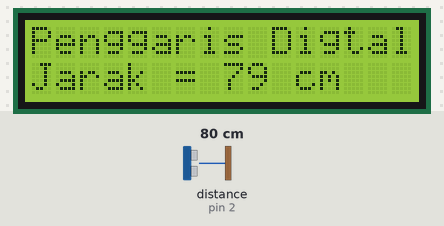
Bench run of a sketch on a simulated Arduino Uno, built with avr-gcc and run on an emulated ATmega328P. On the bench: 16×2 character LCD. Wiring (inferred from the names in the program): ultrasonic range finder: trigger pin 3; echo pin 2. Inputs (shaded band) come from the test bench; at power-on: distance to the obstacle (sensor on pin 2) 80 cm. The echo pulse lasts 58.3 µs per cm; what the sketch prints to the serial monitor is not drawn.

Above: at 1.2 s.
1.3 s: distance to the obstacle (sensor on pin 2) set to 250 cm
At 2.1 s:
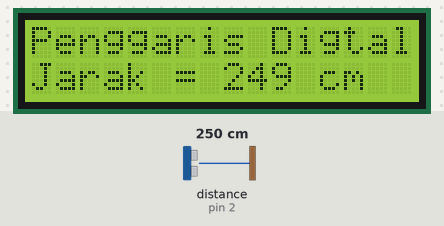
4.4 s: distance to the obstacle (sensor on pin 2) set to 2 cm
At 4.8 s:
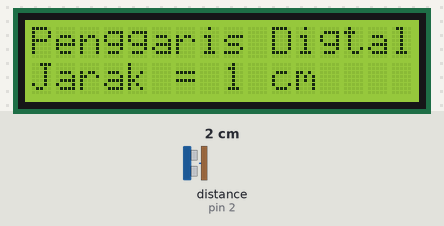
5.9 s: distance to the obstacle (sensor on pin 2) set to 4 cm
At 6.4 s:
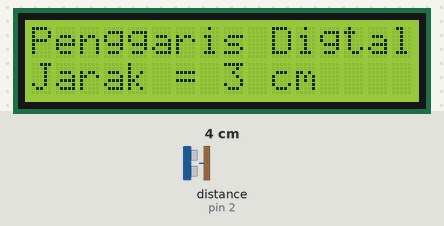
Timing chart, 0 to 8.9 s (numbered marks = the images above; inputs shaded):
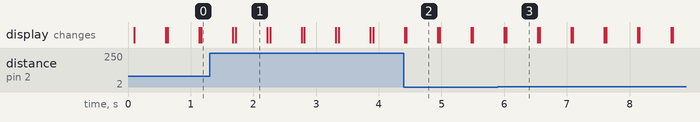

Measured:
- after the input at 1.3 s, the display: first differs from a run without the input after 0.42 s (image 1)
- after the input at 4.4 s, the display: first differs from a run without the input at once (image 2)
- after the input at 5.9 s, the display: first differs from a run without the input after 0.13 s (image 3)
- what the display in image 1 shows lasts 0.5 s, from 1.7 s to 2.2 s

The sketch:

penggaris-digital.ino
```cpp
#include <LiquidCrystal_I2C.h>
#define echo 2
#define trig 3
float pulseTime = 0;  // variabe pulsa

LiquidCrystal_I2C lcd(0x27, 2,1,0,4,5,6,7,3, POSITIVE);

void setup() {
 lcd.begin(16, 2);
 Serial.begin(9600);
 pinMode(trig, OUTPUT);
 pinMode(echo, INPUT);
}

void loop() {
 digitalWrite(trig, HIGH);
 delayMicroseconds(10);
 digitalWrite(trig, LOW);

 pulseTime = pulseIn(echo, HIGH);
 int jarak = pulseTime / 58.26;     // konversi gelombang pulsa menjadi cm

 lcd.setCursor(0,0);
 lcd.print("Penggaris Digtal");

 lcd.setCursor(0,1);
 lcd.print("Jarak = ");
 lcd.print(jarak);
 lcd.print(" cm");

 Serial.print(jarak);
 Serial.println("cm");

 delay(500);
 lcd.clear();
}
```
